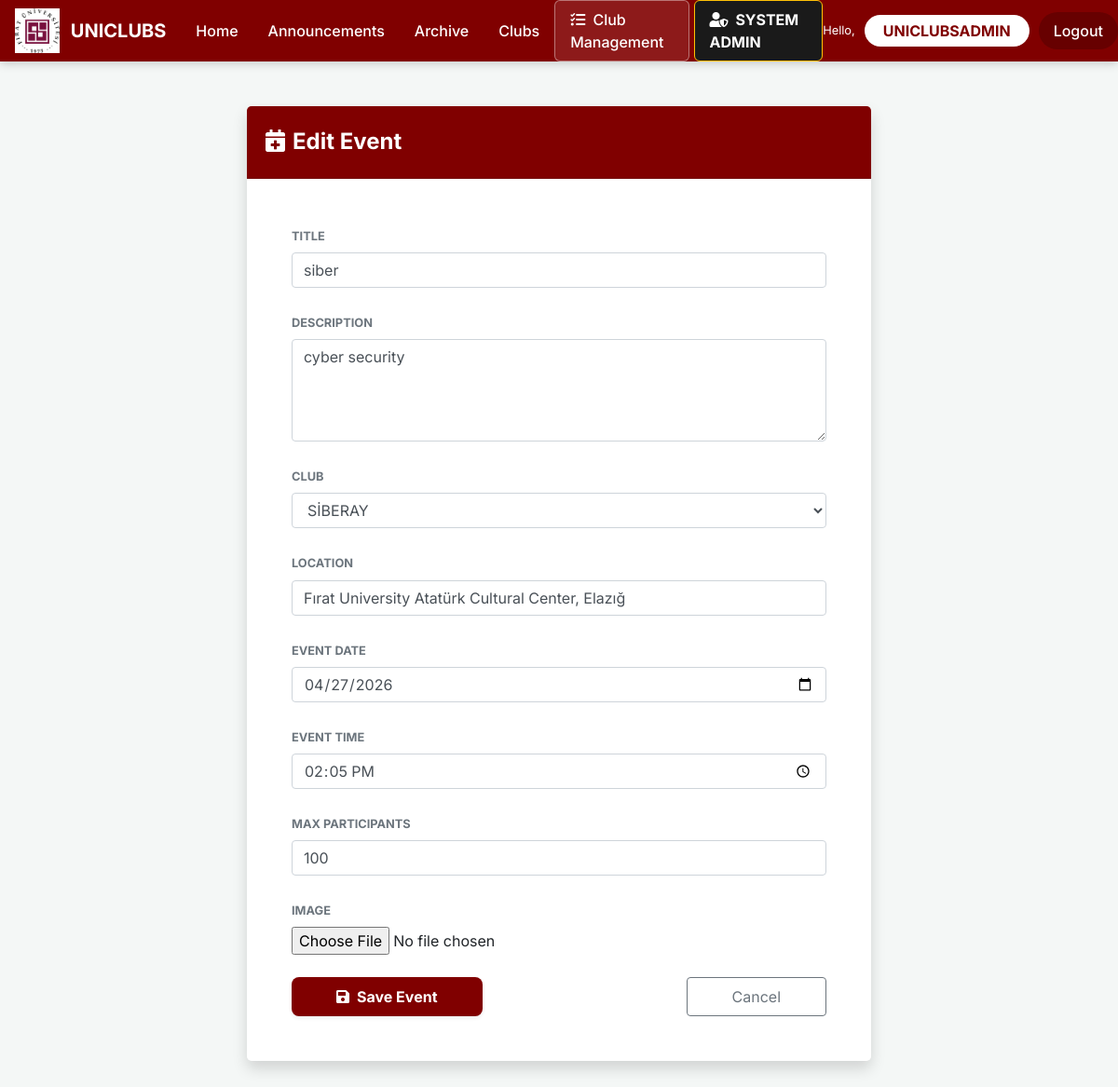
The app's page /events/2/edit/ (signed in) with its own data.
### app/models.py (models this page shows, shortened)
class Event(models.Model): # Event definition with logic for attendance and average ratings | Katılım ve ortalama puanlama mantığıyla etkinlik tanımı
    STATUS_CHOICES = [
        ('upcoming', 'Upcoming'),
        ('ongoing', 'Ongoing'),
        ('past', 'Past'),
    ]
    title = models.CharField(max_length=200)
    description = models.TextField()
    club = models.ForeignKey(Club, on_delete=models.CASCADE, related_name='events')
    location = models.CharField(max_length=200, blank=True)
    event_date = models.DateField()
    event_time = models.TimeField(blank=True, null=True)
    status = models.CharField(max_length=20, choices=STATUS_CHOICES, default='upcoming')
    is_approved = models.BooleanField(default=False)
    max_participants = models.IntegerField(default=100)
    image = models.ImageField(upload_to='event_images/', blank=True, null=True)
    created_at = models.DateTimeField(default=timezone.now)
    class Meta:
        ordering = ['-event_date']

### app/views.py (the view)
# urls.py: path('events/<int:pk>/edit/', views.event_edit, name='event_edit'),
def event_edit(request, pk):
    is_system_admin = request.user.username == 'UNICLUBSADMIN'
    is_club_admin = hasattr(request.user, 'managed_club')
    event = get_object_or_404(Event, pk=pk)
    if not is_system_admin and (not is_club_admin or request.user.managed_club != event.club):
        django_messages.error(request, "You do not have permission to edit this event.")
        return redirect('home')
    if request.method == 'POST':
        form = EventForm(request.POST, request.FILES, instance=event)
        if form.is_valid():
            form.save()
            django_messages.success(request, 'Event updated successfully!')
            return redirect('club_admin')
    else:
        form = EventForm(instance=event)
    return render(request, 'app/event_form.html', {'form': form, 'title': 'Edit Event', 'event': event})

### app/forms.py
class EventForm(forms.ModelForm): # Form for creating and updating club events | Kulüp etkinlikleri oluşturma ve güncelleme formu
    class Meta:
        model = Event
        fields = ['title', 'description', 'club', 'location', 'event_date', 'event_time', 'max_participants', 'image']
        widgets = {
            'title': forms.TextInput(attrs={'class': 'form-control', 'placeholder': 'Event Title'}),
            'description': forms.Textarea(attrs={'class': 'form-control', 'rows': 4, 'placeholder': 'Event description...'}),
            'club': forms.Select(attrs={'class': 'form-control'}),
            'location': forms.TextInput(attrs={'class': 'form-control', 'placeholder': 'Location'}),
            'event_date': forms.DateInput(attrs={'class': 'form-control', 'type': 'date'}),
            'event_time': forms.TimeInput(attrs={'class': 'form-control', 'type': 'time'}),
            'max_participants': forms.NumberInput(attrs={'class': 'form-control', 'min': 1}),
            'image': forms.FileInput(attrs={'class': 'form-control-file'}),
        }

### app/models.py (called while the page is built)
    def __str__(self):
        return self.name

### app/templates/app/event_form.html (shortened to what this page needs)
{% extends "app/layout.html" %}
{% block content %}
<div class="container" style="max-width:700px;">
    <div class="card border-0 shadow rounded-lg overflow-hidden mt-4">
        <div class="card-header py-4" style="background-color:#800000;">
            <h4 class="text-white font-weight-bold mb-0"><i class="fas fa-calendar-plus mr-2"></i>{{ title }}</h4>
        </div>
        <div class="card-body p-5">
            <form method="post" enctype="multipart/form-data">
                {% for field in form %}
                <div class="form-group mb-4">
                    <label class="font-weight-bold small text-uppercase text-muted">{{ field.label }}</label>
                    {{ field }}
                </div>
                {% endfor %}
                <div class="d-flex justify-content-between mt-4">
                    <button type="submit" class="btn btn-maroon px-5 py-2 shadow-sm font-weight-bold">
                        <i class="fas fa-save mr-2"></i>Save Event
                    </button>
                    <a href="{% url 'club_admin' %}" class="btn btn-outline-secondary px-5 py-2">Cancel</a>
                </div>
            </form>
        </div>
    </div>
</div>
{% endblock %}

### app/templates/app/layout.html (shortened to what this page needs)
{% load static %}
<!DOCTYPE html>
<html lang="en">
<head>
    <link rel="stylesheet" href="https://stackpath.bootstrapcdn.com/bootstrap/4.5.2/css/bootstrap.min.css" />
    <link rel="stylesheet" href="https://cdnjs.cloudflare.com/ajax/libs/font-awesome/5.15.3/css/all.min.css" />
</head>
<body>
    <nav class="navbar navbar-expand-lg navbar-custom sticky-top p-0">
        <div class="container-fluid p-0">
            <a class="navbar-brand text-white font-weight-bold d-flex align-items-center ml-3" href="{% url 'home' %}">
                <img src="{% static 'app/content/fu_logo_final_v4.png' %}" alt="FU Logo" style="height: 48px; width: auto; margin-right: 12px;">
                UNICLUBS
            </a>
            <div class="collapse navbar-collapse" id="navbarNav">
                <ul class="navbar-nav mr-auto">
                    <li class="nav-item"><a class="nav-link" href="{% url 'home' %}">Home</a></li>
                    <li class="nav-item"><a class="nav-link" href="{% url 'announcements' %}">Announcements</a></li>
                    <li class="nav-item"><a class="nav-link" href="{% url 'event_archive' %}">Archive</a></li>
                    <li class="nav-item"><a class="nav-link" href="{% url 'club_list' %}">Clubs</a></li>
                </ul>
                <ul class="navbar-nav ml-auto align-items-center">
                    {% if user.is_authenticated %}
                        {% if user.username == 'UNICLUBSADMIN' or user.managed_club %}
                            <li class="nav-item">
                                <a class="nav-link nav-club-admin" href="{% url 'club_admin' %}">
                                    <i class="fas fa-tasks mr-1"></i> Club Management
                                </a>
                            </li>
                        {% endif %}
                        {% if user.username == 'UNICLUBSADMIN' %}
                            <li class="nav-item">
                                <a class="nav-link nav-system-admin" href="{% url 'system_admin' %}">
                                    <i class="fas fa-user-shield mr-1"></i> SYSTEM ADMIN
                                </a>
                            </li>
                        {% endif %}
                        <li class="nav-item d-flex align-items-center">
                            <span class="text-white small">Hello,</span>
                        </li>
                        <li class="nav-item">
                            <a class="nav-link btn-student" href="{% url 'dashboard' %}">{{ user.username }}</a>
                        </li>
                        <li class="nav-item">
                            <a class="nav-link btn-logout" href="{% url 'logout' %}">Logout</a>
                        </li>
                    {% else %}
                        <li class="nav-item">
                            <a class="nav-link btn-login" href="{% url 'login' %}">Login</a>
                        </li>
                    {% endif %}
                </ul>
            </div>
        </div>
    </nav>
    <div class="container-fluid py-4">
        {% block content %}{% endblock %}
    </div>
</body>
</html>

### app/templates/app/layout.html (style rules this page uses)
:root { --maroon: #800000; --maroon-dark: #600000; --maroon-light: #fceceb; --soft-bg: #f4f7f6; }
body { background-color: var(--soft-bg); font-family: 'Inter', 'Segoe UI', sans-serif; padding-bottom: 60px; }
.navbar-custom { background-color: var(--maroon); box-shadow: 0 2px 10px rgba(0,0,0,0.2); }
.navbar-custom .nav-link { color: white !important; font-weight: 500; padding: 0.5rem 1rem !important; transition: 0.3s; }
.nav-club-admin { border: 1px solid rgba(255,255,255,0.4); border-radius: 6px; margin-right: 5px; background-color: rgba(255,255,255,0.1); }
.nav-system-admin { background-color: #1a1a1a !important; border-radius: 6px; color: #ffc107 !important; font-weight: bold !important; border: 1px solid #ffc107; }
.navbar-custom .nav-link.btn-student { background-color: white !important; color: #800000 !important; font-weight: bold !important; border-radius: 20px; padding: 5px 20px !important; margin-left: 10px; }
.btn-logout { background-color: rgba(0, 0, 0, 0.2); color: white !important; border-radius: 20px; padding: 5px 20px !important; margin-left: 10px; font-weight: 500; }
.btn-maroon { background-color: var(--maroon); color: white !important; border: none; border-radius: 8px; font-weight: 600; transition: 0.25s; }

### app/templates/app/event_form.html (style rules this page uses)
.btn-maroon { background-color: #800000; color: white !important; border: none; border-radius: 8px; transition: 0.3s; }

### records on screen
Event: form "siber" "cyber security" "SİBERAY" "Fırat University Atatürk Cultural Center, Elazığ" "04/27/2026" "14:05:00" "100"

### other values on screen
{{ user.username }} "UNICLUBSADMIN"
{{ title }} "Edit Event"
{{ field.label }} "TITLE" "DESCRIPTION" "CLUB" "LOCATION" "EVENT DATE" "EVENT TIME" "MAX PARTICIPANTS" "IMAGE"
